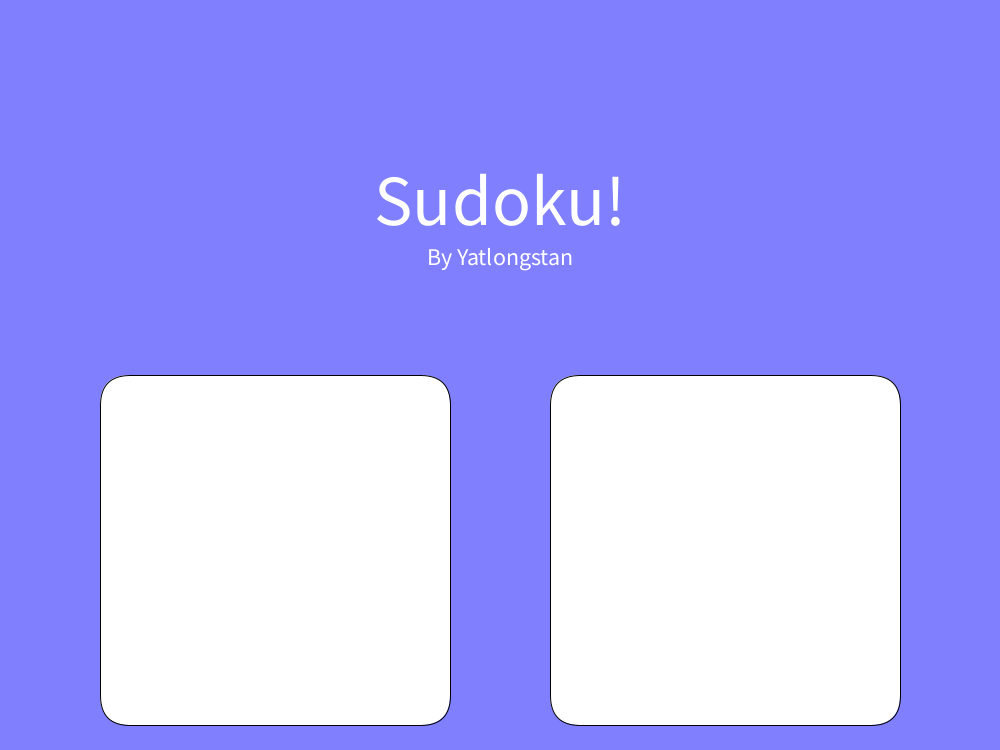
Frame 1 (no input)
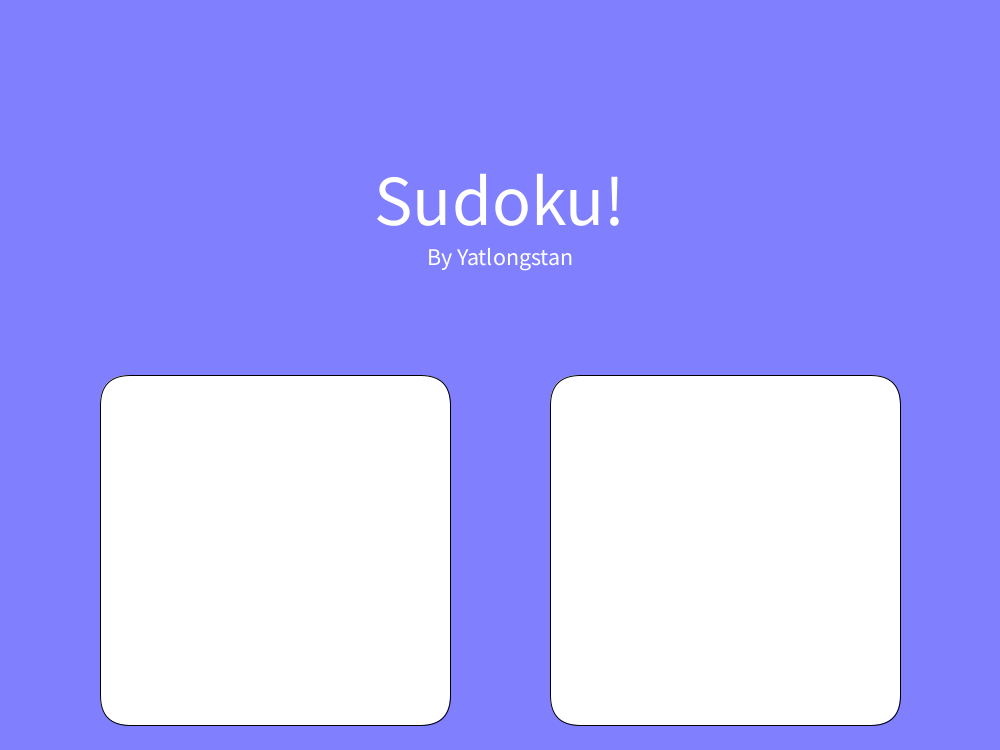
Frame 60 (the mouse pressed at the canvas centre just before this capture)
Frame 120 (the mouse held since frame 60 and released just before this capture): identical to frame 60, image omitted

The Processing sketch that drew these frames (run headless with seeded random() and noise(); from frame 60 on, the mouse is pressed at the canvas centre):

// Processing sketch: Woo
// ── Woo.pde
Board gameBoard;

// x and y mapped from mouse clicked to array indices
int boardX;
int boardY;

int leftMargin = 50;
int topMargin = 50;

void setup() {
  boardX = boardY = -1;
  size(1000, 750); // width and height should be ==
  gameBoard = new Board();
  gameBoard.generate(5);
}

void showStartMenu() {
  background(128, 128, 255);
  textSize(72);
  textAlign(CENTER);
  text("Sudoku!", width / 2, height * .3);
  textSize(24);
  text("By Yatlongstan", width / 2, height * .3 + 40);
  
  rect(width * .1, height / 2, width * .35, width * .35, 30);
  rect(width * .55, height / 2, width * .35, width * .35, 30);
}

void draw() {
  background(255);
  //drawBoard();
  showStartMenu();
}

void drawBoard() {
  int tileSize = 71;//(height) / 9 + 1;

  // highlight selected tile
  if (boardX > - 1) {
    if (gameBoard.isModifiable(boardY, boardX)) {
      fill(175, 238, 238);
    } else {
      fill(255);
    }
    stroke(142);
    strokeWeight(3);
    rect(tileSize * boardX + leftMargin, tileSize * boardY + topMargin, tileSize, tileSize);
  }


  for (int row = 0; row < gameBoard.length(); row ++) {
    for (int col = 0; col < gameBoard.length(); col ++) {
      // TILES
      if (row != boardY || col != boardX) {
        fill(255);
        stroke(142);
        strokeWeight(3);
        rect(tileSize * col + leftMargin, tileSize * row + topMargin, tileSize, tileSize);
      }

      // TEXT
      textAlign(CENTER);

      // change text color based on whether or not tile is modifiable
      if (gameBoard.getTile(row, col) != 0) {
        if (gameBoard.isModifiable(row, col) ) {
          fill(0, 0, 255);
        } else {
          fill(0);
        }
        // center and display text on tile
        textSize(25);
        text( str(gameBoard.getTile(row, col)),
          (tileSize * col) + (tileSize / 2) + leftMargin, (tileSize * row) + (tileSize / 3 * 2) + topMargin );
      }
    }
  }

  // borders for each 3x3 section
  stroke(0);
  strokeWeight(7);
  for (int i = 3; i < gameBoard.length(); i += 3) {
    line(tileSize * i + leftMargin, 0 + topMargin, tileSize * i + leftMargin, 639 + topMargin);
    line(0 + leftMargin, tileSize * i + topMargin, 639 + leftMargin, tileSize * i + topMargin);
  }
}

void mousePressed() {
  boardX = int(map(mouseX, leftMargin, 630 + leftMargin, 0, 9));
  boardY = int(map(mouseY, topMargin, 630 + topMargin, 0, 9));
}

void keyPressed() {
  if (key > 48 && key < 58 && gameBoard.isModifiable(boardY, boardX)) {
    int value = key - 48;
    gameBoard.setTile(boardY, boardX, value);
  }
}

// ── Board.pde
/*
BASIC SUDOKU RULES:
 
 1. Each row must contain 1-9 w/ no repetitions
 2. Each col must contain 1-9 w/ no repetitions
 3. Each 3 by 3 subsection must contain 1-9 w/ no repetitions
 */

class Board {
  int board[][];
  boolean isModifiable[][];

  // default constructor: 9 by 9 board
  Board() {
    board = new int[9][9];
    isModifiable = new boolean[9][9];
  }

  // length of board
  int length() {
    return board.length;
  }
  // accessor: return value at (r,c)
  int getTile(int r, int c) {
    return board[r][c];
  }
  
  // return if tile is modifiable
  boolean isModifiable(int r, int c) {
    return isModifiable[r][c];
  }

  // mutator: set value at (r,c) to newVal
  int setTile(int r, int c, int newVal) {
    int oldVal = board[r][c];
    board[r][c] = newVal;
    return oldVal;
  }

  String toString() {
    String out = "";
    for (int[] row : board) {
      for (int col : row) {
        out += col + " ";
      }
      out += "\n";
    }
    return out;
  }

  //recursive backtracking to solve sudoku puzzle
  void solve() {
    solveHelper(0, 0);
  }

  /*
        ALGO:
   To solve from one tile:
   if we're off the board
   return
   make a list of possible moves
   if tile is not modifiable
   recursively call next tile
   if there are any possible moves we can make
   for move in moves,
   make move
   recursively call next tile
   */
  boolean solveHelper(int startRow, int startCol) {
    if (startRow > 8 || startCol > 8)
      return true;
    if (!isModifiable[startRow][startCol]) {
      if (startCol == 8) {
        return solveHelper(startRow + 1, 0);
      } else {
        return solveHelper(startRow, startCol + 1);
      }
    }

    for (int i = 1; i <= 9; i++ ) {
      if (isValidMove(startRow, startCol, i)) {
        setTile(startRow, startCol, i);
        boolean solved;
        if (startCol == 8) {
          solved = solveHelper(startRow + 1, 0);
        } else {
          solved = solveHelper(startRow, startCol + 1);
        }
        if (solved) return true;
      }
    }
    setTile(startRow, startCol, 0);
    return false;
  }

  // fill sudoku board, then remove numExcluded tiles
  void generate(int numExcluded) {
    fillBoard(0, 0);
    int randomRow;
    int randomCol;
    for (int i = 0; i < numExcluded; i++) {
      randomRow = (int)(Math.random()*9);
      randomCol = (int)(Math.random()*9);
      while (isModifiable[randomRow][randomCol]) {
        randomRow = (int)(Math.random()*9);
        randomCol = (int)(Math.random()*9);
      }
      if (board[randomRow][randomCol] != 0) {
        board[randomRow][randomCol] = 0;
        isModifiable[randomRow][randomCol] = true;
      }
    }
  }

  /*
  ALGO:
   To solve from one tile:
   if we're off the board
   return
   make a list of possible moves
   if there are any possible moves we can make
   for move in moves,
   make move
   recursively call next tile
   */

  boolean fillBoard(int startRow, int startCol) {
    if (startRow > 8 || startCol > 8)
      return true;

    int[] nums = new int[9];
    for (int i = 0; i < 9; i++)
      nums[i] = i + 1;
    for (int i = 0; i < 30; i++) {
      int r1 = (int)(Math.random() * 9);
      int r2 = (int)(Math.random() * 9);
      int temp = nums[r1];
      nums[r1] = nums[r2];
      nums[r2] = temp;
    }

    for (int i : nums) {
      if (isValidMove(startRow, startCol, i)) {
        setTile(startRow, startCol, i);
        boolean solved;
        if (startCol == 8) {
          solved = fillBoard(startRow + 1, 0);
        } else {
          solved = fillBoard(startRow, startCol + 1);
        }
        if (solved) return true;
      }
    }
    setTile(startRow, startCol, 0);
    return false;
  }

  boolean isValidMove(int row, int col, int num) {
    //check row
    for (int searchCol = 0; searchCol < 9; searchCol++) {
      if (num == board[row][searchCol]) {
        return false;
      }
    }
    //check col
    for (int searchRow = 0; searchRow < 9; searchRow++) {
      if (num == board[searchRow][col]) {
        return false;
      }
    }

    //check 3x3
    row -= row % 3;
    col -= col % 3;
    for (int searchRow = row; searchRow < row + 3; searchRow++)
      for (int searchCol = col; searchCol < col + 3; searchCol++)
        if (num == board[searchRow][searchCol])
          return false;
    return true;
  }

  //Check if board is filled. Used for user gameplay
  boolean isFilled() {
    for (int row = 0; row < 9; row++)
      for (int col = 0; col < 9; col++)
        if (board[row][col] == 0)
          return false;
    return true;
  }

  // checks if puzzle is solved. Used for user gameplay
  boolean isSolved() {
    boolean[] found;

    // check if rows are valid
    for (int row = 0; row < 9; row++) {
      found = new boolean[9];
      for (int col = 0; col < 9; col++) {
        if (found[board[row][col] - 1]) {
          return false;
        }
        found[board[row][col] - 1] = true;
      }
    }

    // check if columns are valid
    for (int col = 0; col < 9; col++) {
      found = new boolean[9];
      for (int row = 0; row < 9; row++) {
        if (found[board[row][col] - 1]) {
          return false;
        }
        found[board[row][col] - 1] = true;
      }
    }

    // check if each 3x3 section is valid
    for (int outerBoxRow = 0; outerBoxRow < 3; outerBoxRow++) {
      for (int outerBoxCol = 0; outerBoxCol < 3; outerBoxCol++) {
        found = new boolean[9];
        for (int innerBoxRow = 3 * outerBoxRow; innerBoxRow < (3 * outerBoxRow + 3); innerBoxRow++) {
          for (int innerBoxCol = 3 * outerBoxCol; innerBoxCol < (3 * outerBoxCol + 3); innerBoxCol++) {
            if (found[board[innerBoxRow][innerBoxCol] - 1]) {
              return false;
            }
            found[board[innerBoxRow][innerBoxCol] - 1] = true;
          }
        }
      }
    }

    return true;
  }
}
